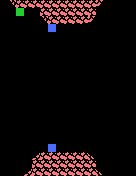

The image is a tile-based game level rendered from a .tmx file. Its description and complete source (layers, tilesets, objects, tile grids) follow:
An orthogonal 17x22 tile map with 8x8 px tiles, 1 tile layer (Tile Layer 1).

<map version="1.2" tiledversion="1.3.2" orientation="orthogonal" renderorder="right-down" compressionlevel="0" width="17" height="22" tilewidth="8" tileheight="8" infinite="0" nextlayerid="2" nextobjectid="1">
 <tileset firstgid="1" name="moai-tiles" tilewidth="8" tileheight="8" tilecount="256" columns="16">
  <image source="moai-tiles.png" width="128" height="128" />
 </tileset>
 <layer id="1" name="Tile Layer 1" width="17" height="22">
  <data encoding="csv">
1,2,3,3,3,3,3,3,3,3,3,3,5,1,1,1,1,
1,1,256,1,1,3,3,3,3,3,3,3,1,1,1,1,1,
1,1,1,1,1,2,3,3,3,3,3,5,1,1,1,1,1,
1,1,1,1,1,1,255,1,1,1,1,1,1,1,1,1,1,
1,1,1,1,1,1,1,1,1,1,1,1,1,1,1,1,1,
1,1,1,1,1,1,1,1,1,1,1,1,1,1,1,1,1,
1,1,1,1,1,1,1,1,1,1,1,1,1,1,1,1,1,
1,1,1,1,1,1,1,1,1,1,1,1,1,1,1,1,1,
1,1,1,1,1,1,1,1,1,1,1,1,1,1,1,1,1,
1,1,1,1,1,1,1,1,1,1,1,1,1,1,1,1,1,
1,1,1,1,1,1,1,1,1,1,1,1,1,1,1,1,1,
1,1,1,1,1,1,1,1,1,1,1,1,1,1,1,1,1,
1,1,1,1,1,1,1,1,1,1,1,1,1,1,1,1,1,
1,1,1,1,1,1,1,1,1,1,1,1,1,1,1,1,1,
1,1,1,1,1,1,1,1,1,1,1,1,1,1,1,1,1,
1,1,1,1,1,1,1,1,1,1,1,1,1,1,1,1,1,
1,1,1,1,1,1,1,1,1,1,1,1,1,1,1,1,1,
1,1,1,1,1,1,1,1,1,1,1,1,1,1,1,1,1,
1,1,1,1,1,1,255,1,1,1,1,1,1,1,1,1,1,
1,1,1,1,6,3,3,3,3,3,3,9,1,1,1,1,1,
1,1,1,1,3,3,3,3,3,3,3,3,1,1,1,1,1,
1,1,1,6,3,3,3,3,3,3,3,3,9,1,1,1,1
</data>
 </layer>
</map>
